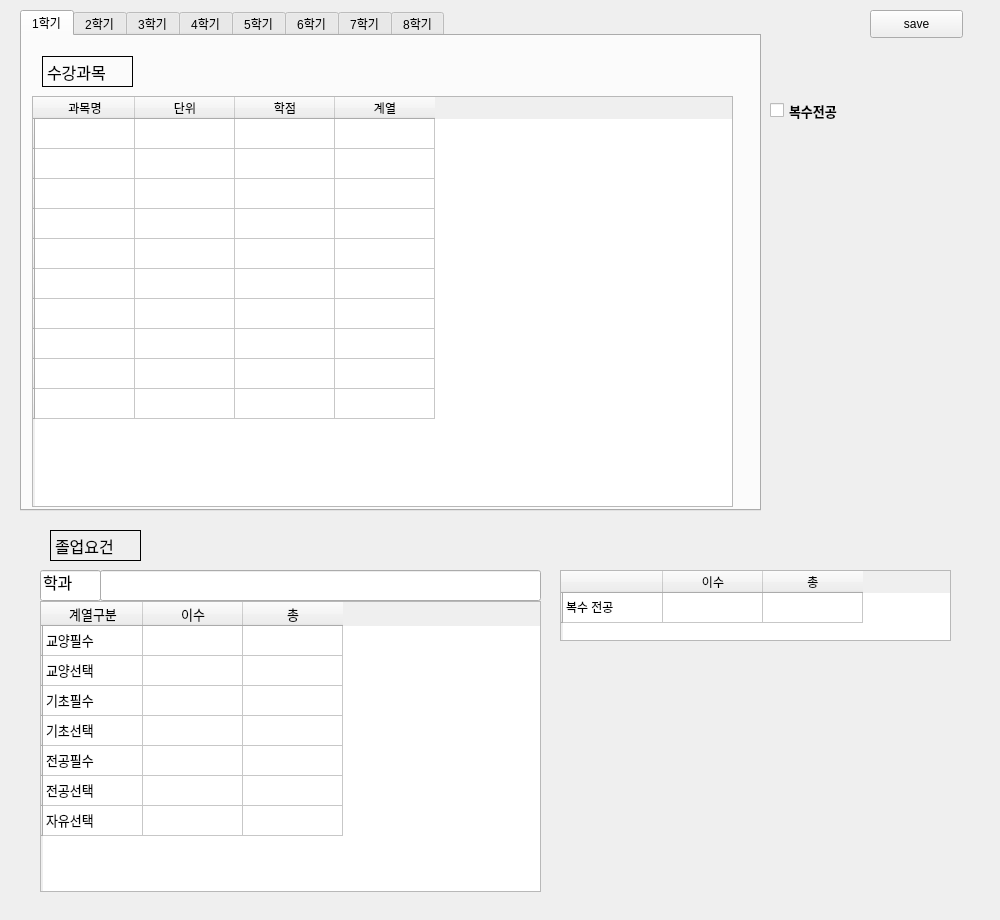
<?xml version="1.0" encoding="UTF-8"?>
<ui version="4.0">
 <class>Form</class>
 <widget class="QWidget" name="Form">
  <property name="geometry">
   <rect>
    <x>0</x>
    <y>0</y>
    <width>1000</width>
    <height>920</height>
   </rect>
  </property>
  <property name="windowTitle">
   <string>Form</string>
  </property>
  <widget class="QPushButton" name="pushButton">
   <property name="geometry">
    <rect>
     <x>870</x>
     <y>10</y>
     <width>93</width>
     <height>28</height>
    </rect>
   </property>
   <property name="text">
    <string>save</string>
   </property>
  </widget>
  <widget class="QCheckBox" name="checkBox">
   <property name="geometry">
    <rect>
     <x>770</x>
     <y>60</y>
     <width>171</width>
     <height>101</height>
    </rect>
   </property>
   <property name="font">
    <font>
     <pointsize>10</pointsize>
     <weight>75</weight>
     <bold>true</bold>
    </font>
   </property>
   <property name="text">
    <string>복수전공</string>
   </property>
   <property name="tristate">
    <bool>false</bool>
   </property>
  </widget>
  <widget class="QTabWidget" name="tabWidget">
   <property name="geometry">
    <rect>
     <x>20</x>
     <y>10</y>
     <width>741</width>
     <height>501</height>
    </rect>
   </property>
   <property name="currentIndex">
    <number>0</number>
   </property>
   <widget class="QWidget" name="tab">
    <attribute name="title">
     <string>1학기</string>
    </attribute>
    <widget class="QTableWidget" name="tableWidget">
     <property name="geometry">
      <rect>
       <x>10</x>
       <y>60</y>
       <width>701</width>
       <height>411</height>
      </rect>
     </property>
     <property name="verticalScrollBarPolicy">
      <enum>Qt::ScrollBarAlwaysOff</enum>
     </property>
     <property name="horizontalScrollBarPolicy">
      <enum>Qt::ScrollBarAlwaysOff</enum>
     </property>
     <property name="alternatingRowColors">
      <bool>false</bool>
     </property>
     <row>
      <property name="text">
       <string/>
      </property>
     </row>
     <row>
      <property name="text">
       <string/>
      </property>
     </row>
     <row>
      <property name="text">
       <string/>
      </property>
     </row>
     <row>
      <property name="text">
       <string/>
      </property>
     </row>
     <row>
      <property name="text">
       <string/>
      </property>
     </row>
     <row>
      <property name="text">
       <string/>
      </property>
     </row>
     <row>
      <property name="text">
       <string/>
      </property>
     </row>
     <row>
      <property name="text">
       <string/>
      </property>
     </row>
     <row>
      <property name="text">
       <string/>
      </property>
     </row>
     <row>
      <property name="text">
       <string/>
      </property>
     </row>
     <column>
      <property name="text">
       <string>과목명</string>
      </property>
     </column>
     <column>
      <property name="text">
       <string>단위</string>
      </property>
     </column>
     <column>
      <property name="text">
       <string>학점</string>
      </property>
     </column>
     <column>
      <property name="text">
       <string>계열</string>
      </property>
     </column>
    </widget>
    <widget class="QLabel" name="label">
     <property name="geometry">
      <rect>
       <x>20</x>
       <y>20</y>
       <width>91</width>
       <height>31</height>
      </rect>
     </property>
     <property name="font">
      <font>
       <pointsize>12</pointsize>
      </font>
     </property>
     <property name="frameShape">
      <enum>QFrame::Box</enum>
     </property>
     <property name="text">
      <string>수강과목</string>
     </property>
    </widget>
   </widget>
   <widget class="QWidget" name="tab_2">
    <attribute name="title">
     <string>2학기</string>
    </attribute>
    <widget class="QTableWidget" name="tableWidget_2">
     <property name="geometry">
      <rect>
       <x>10</x>
       <y>60</y>
       <width>701</width>
       <height>411</height>
      </rect>
     </property>
     <row>
      <property name="text">
       <string/>
      </property>
     </row>
     <row>
      <property name="text">
       <string/>
      </property>
     </row>
     <row>
      <property name="text">
       <string/>
      </property>
     </row>
     <row>
      <property name="text">
       <string/>
      </property>
     </row>
     <row>
      <property name="text">
       <string/>
      </property>
     </row>
     <row>
      <property name="text">
       <string/>
      </property>
     </row>
     <row>
      <property name="text">
       <string/>
      </property>
     </row>
     <row>
      <property name="text">
       <string/>
      </property>
     </row>
     <row>
      <property name="text">
       <string/>
      </property>
     </row>
     <row>
      <property name="text">
       <string/>
      </property>
     </row>
     <column>
      <property name="text">
       <string>과목명</string>
      </property>
     </column>
     <column>
      <property name="text">
       <string>단위</string>
      </property>
     </column>
     <column>
      <property name="text">
       <string>학점</string>
      </property>
     </column>
     <column>
      <property name="text">
       <string>계열</string>
      </property>
     </column>
    </widget>
    <widget class="QLabel" name="label_3">
     <property name="geometry">
      <rect>
       <x>20</x>
       <y>20</y>
       <width>91</width>
       <height>31</height>
      </rect>
     </property>
     <property name="font">
      <font>
       <pointsize>12</pointsize>
      </font>
     </property>
     <property name="frameShape">
      <enum>QFrame::Box</enum>
     </property>
     <property name="text">
      <string>수강과목</string>
     </property>
    </widget>
   </widget>
   <widget class="QWidget" name="tab_3">
    <attribute name="title">
     <string>3학기</string>
    </attribute>
    <widget class="QTableWidget" name="tableWidget_3">
     <property name="geometry">
      <rect>
       <x>10</x>
       <y>60</y>
       <width>701</width>
       <height>411</height>
      </rect>
     </property>
     <row>
      <property name="text">
       <string/>
      </property>
     </row>
     <row>
      <property name="text">
       <string/>
      </property>
     </row>
     <row>
      <property name="text">
       <string/>
      </property>
     </row>
     <row>
      <property name="text">
       <string/>
      </property>
     </row>
     <row>
      <property name="text">
       <string/>
      </property>
     </row>
     <row>
      <property name="text">
       <string/>
      </property>
     </row>
     <row>
      <property name="text">
       <string/>
      </property>
     </row>
     <row>
      <property name="text">
       <string/>
      </property>
     </row>
     <row>
      <property name="text">
       <string/>
      </property>
     </row>
     <row>
      <property name="text">
       <string/>
      </property>
     </row>
     <column>
      <property name="text">
       <string>과목명</string>
      </property>
     </column>
     <column>
      <property name="text">
       <string>단위</string>
      </property>
     </column>
     <column>
      <property name="text">
       <string>학점</string>
      </property>
     </column>
     <column>
      <property name="text">
       <string>계열</string>
      </property>
     </column>
    </widget>
    <widget class="QLabel" name="label_4">
     <property name="geometry">
      <rect>
       <x>20</x>
       <y>20</y>
       <width>91</width>
       <height>31</height>
      </rect>
     </property>
     <property name="font">
      <font>
       <pointsize>12</pointsize>
      </font>
     </property>
     <property name="frameShape">
      <enum>QFrame::Box</enum>
     </property>
     <property name="text">
      <string>수강과목</string>
     </property>
    </widget>
   </widget>
   <widget class="QWidget" name="tab_4">
    <attribute name="title">
     <string>4학기</string>
    </attribute>
    <widget class="QTableWidget" name="tableWidget_4">
     <property name="geometry">
      <rect>
       <x>10</x>
       <y>60</y>
       <width>701</width>
       <height>411</height>
      </rect>
     </property>
     <row>
      <property name="text">
       <string/>
      </property>
     </row>
     <row>
      <property name="text">
       <string/>
      </property>
     </row>
     <row>
      <property name="text">
       <string/>
      </property>
     </row>
     <row>
      <property name="text">
       <string/>
      </property>
     </row>
     <row>
      <property name="text">
       <string/>
      </property>
     </row>
     <row>
      <property name="text">
       <string/>
      </property>
     </row>
     <row>
      <property name="text">
       <string/>
      </property>
     </row>
     <row>
      <property name="text">
       <string/>
      </property>
     </row>
     <row>
      <property name="text">
       <string/>
      </property>
     </row>
     <row>
      <property name="text">
       <string/>
      </property>
     </row>
     <column>
      <property name="text">
       <string>과목명</string>
      </property>
     </column>
     <column>
      <property name="text">
       <string>단위</string>
      </property>
     </column>
     <column>
      <property name="text">
       <string>학점</string>
      </property>
     </column>
     <column>
      <property name="text">
       <string>계열</string>
      </property>
     </column>
    </widget>
    <widget class="QLabel" name="label_5">
     <property name="geometry">
      <rect>
       <x>20</x>
       <y>20</y>
       <width>91</width>
       <height>31</height>
      </rect>
     </property>
     <property name="font">
      <font>
       <pointsize>12</pointsize>
      </font>
     </property>
     <property name="frameShape">
      <enum>QFrame::Box</enum>
     </property>
     <property name="text">
      <string>수강과목</string>
     </property>
    </widget>
   </widget>
   <widget class="QWidget" name="tab_5">
    <attribute name="title">
     <string>5학기</string>
    </attribute>
    <widget class="QTableWidget" name="tableWidget_5">
     <property name="geometry">
      <rect>
       <x>10</x>
       <y>60</y>
       <width>701</width>
       <height>411</height>
      </rect>
     </property>
     <row>
      <property name="text">
       <string/>
      </property>
     </row>
     <row>
      <property name="text">
       <string/>
      </property>
     </row>
     <row>
      <property name="text">
       <string/>
      </property>
     </row>
     <row>
      <property name="text">
       <string/>
      </property>
     </row>
     <row>
      <property name="text">
       <string/>
      </property>
     </row>
     <row>
      <property name="text">
       <string/>
      </property>
     </row>
     <row>
      <property name="text">
       <string/>
      </property>
     </row>
     <row>
      <property name="text">
       <string/>
      </property>
     </row>
     <row>
      <property name="text">
       <string/>
      </property>
     </row>
     <row>
      <property name="text">
       <string/>
      </property>
     </row>
     <column>
      <property name="text">
       <string>과목명</string>
      </property>
     </column>
     <column>
      <property name="text">
       <string>단위</string>
      </property>
     </column>
     <column>
      <property name="text">
       <string>학점</string>
      </property>
     </column>
     <column>
      <property name="text">
       <string>계열</string>
      </property>
     </column>
    </widget>
    <widget class="QLabel" name="label_6">
     <property name="geometry">
      <rect>
       <x>20</x>
       <y>20</y>
       <width>91</width>
       <height>31</height>
      </rect>
     </property>
     <property name="font">
      <font>
       <pointsize>12</pointsize>
      </font>
     </property>
     <property name="frameShape">
      <enum>QFrame::Box</enum>
     </property>
     <property name="text">
      <string>수강과목</string>
     </property>
    </widget>
   </widget>
   <widget class="QWidget" name="tab_6">
    <attribute name="title">
     <string>6학기</string>
    </attribute>
    <widget class="QTableWidget" name="tableWidget_6">
     <property name="geometry">
      <rect>
       <x>10</x>
       <y>60</y>
       <width>701</width>
       <height>411</height>
      </rect>
     </property>
     <row>
      <property name="text">
       <string/>
      </property>
     </row>
     <row>
      <property name="text">
       <string/>
      </property>
     </row>
     <row>
      <property name="text">
       <string/>
      </property>
     </row>
     <row>
      <property name="text">
       <string/>
      </property>
     </row>
     <row>
      <property name="text">
       <string/>
      </property>
     </row>
     <row>
      <property name="text">
       <string/>
      </property>
     </row>
     <row>
      <property name="text">
       <string/>
      </property>
     </row>
     <row>
      <property name="text">
       <string/>
      </property>
     </row>
     <row>
      <property name="text">
       <string/>
      </property>
     </row>
     <row>
      <property name="text">
       <string/>
      </property>
     </row>
     <column>
      <property name="text">
       <string>과목명</string>
      </property>
     </column>
     <column>
      <property name="text">
       <string>단위</string>
      </property>
     </column>
     <column>
      <property name="text">
       <string>학점</string>
      </property>
     </column>
     <column>
      <property name="text">
       <string>계열</string>
      </property>
     </column>
    </widget>
    <widget class="QLabel" name="label_7">
     <property name="geometry">
      <rect>
       <x>20</x>
       <y>20</y>
       <width>91</width>
       <height>31</height>
      </rect>
     </property>
     <property name="font">
      <font>
       <pointsize>12</pointsize>
      </font>
     </property>
     <property name="frameShape">
      <enum>QFrame::Box</enum>
     </property>
     <property name="text">
      <string>수강과목</string>
     </property>
    </widget>
   </widget>
   <widget class="QWidget" name="tab_7">
    <attribute name="title">
     <string>7학기</string>
    </attribute>
    <widget class="QTableWidget" name="tableWidget_7">
     <property name="geometry">
      <rect>
       <x>10</x>
       <y>60</y>
       <width>701</width>
       <height>411</height>
      </rect>
     </property>
     <row>
      <property name="text">
       <string/>
      </property>
     </row>
     <row>
      <property name="text">
       <string/>
      </property>
     </row>
     <row>
      <property name="text">
       <string/>
      </property>
     </row>
     <row>
      <property name="text">
       <string/>
      </property>
     </row>
     <row>
      <property name="text">
       <string/>
      </property>
     </row>
     <row>
      <property name="text">
       <string/>
      </property>
     </row>
     <row>
      <property name="text">
       <string/>
      </property>
     </row>
     <row>
      <property name="text">
       <string/>
      </property>
     </row>
     <row>
      <property name="text">
       <string/>
      </property>
     </row>
     <row>
      <property name="text">
       <string/>
      </property>
     </row>
     <column>
      <property name="text">
       <string>과목명</string>
      </property>
     </column>
     <column>
      <property name="text">
       <string>단위</string>
      </property>
     </column>
     <column>
      <property name="text">
       <string>학점</string>
      </property>
     </column>
     <column>
      <property name="text">
       <string>계열</string>
      </property>
     </column>
    </widget>
    <widget class="QLabel" name="label_8">
     <property name="geometry">
      <rect>
       <x>20</x>
       <y>20</y>
       <width>91</width>
       <height>31</height>
      </rect>
     </property>
     <property name="font">
      <font>
       <pointsize>12</pointsize>
      </font>
     </property>
     <property name="frameShape">
      <enum>QFrame::Box</enum>
     </property>
     <property name="text">
      <string>수강과목</string>
     </property>
    </widget>
   </widget>
   <widget class="QWidget" name="tab_8">
    <attribute name="title">
     <string>8학기</string>
    </attribute>
    <widget class="QTableWidget" name="tableWidget_8">
     <property name="geometry">
      <rect>
       <x>10</x>
       <y>60</y>
       <width>701</width>
       <height>411</height>
      </rect>
     </property>
     <row>
      <property name="text">
       <string/>
      </property>
     </row>
     <row>
      <property name="text">
       <string/>
      </property>
     </row>
     <row>
      <property name="text">
       <string/>
      </property>
     </row>
     <row>
      <property name="text">
       <string/>
      </property>
     </row>
     <row>
      <property name="text">
       <string/>
      </property>
     </row>
     <row>
      <property name="text">
       <string/>
      </property>
     </row>
     <row>
      <property name="text">
       <string/>
      </property>
     </row>
     <row>
      <property name="text">
       <string/>
      </property>
     </row>
     <row>
      <property name="text">
       <string/>
      </property>
     </row>
     <row>
      <property name="text">
       <string/>
      </property>
     </row>
     <column>
      <property name="text">
       <string>과목명</string>
      </property>
     </column>
     <column>
      <property name="text">
       <string>단위</string>
      </property>
     </column>
     <column>
      <property name="text">
       <string>학점</string>
      </property>
     </column>
     <column>
      <property name="text">
       <string>계열</string>
      </property>
     </column>
    </widget>
    <widget class="QLabel" name="label_9">
     <property name="geometry">
      <rect>
       <x>20</x>
       <y>20</y>
       <width>91</width>
       <height>31</height>
      </rect>
     </property>
     <property name="font">
      <font>
       <pointsize>12</pointsize>
      </font>
     </property>
     <property name="frameShape">
      <enum>QFrame::Box</enum>
     </property>
     <property name="text">
      <string>수강과목</string>
     </property>
    </widget>
   </widget>
  </widget>
  <widget class="QLabel" name="label_2">
   <property name="geometry">
    <rect>
     <x>50</x>
     <y>530</y>
     <width>91</width>
     <height>31</height>
    </rect>
   </property>
   <property name="font">
    <font>
     <pointsize>12</pointsize>
    </font>
   </property>
   <property name="frameShape">
    <enum>QFrame::Box</enum>
   </property>
   <property name="text">
    <string>졸업요건</string>
   </property>
  </widget>
  <widget class="QTableWidget" name="tableWidget_9">
   <property name="geometry">
    <rect>
     <x>40</x>
     <y>601</y>
     <width>501</width>
     <height>291</height>
    </rect>
   </property>
   <property name="font">
    <font>
     <pointsize>10</pointsize>
    </font>
   </property>
   <property name="verticalScrollBarPolicy">
    <enum>Qt::ScrollBarAlwaysOff</enum>
   </property>
   <property name="horizontalScrollBarPolicy">
    <enum>Qt::ScrollBarAlwaysOff</enum>
   </property>
   <row>
    <property name="text">
     <string/>
    </property>
   </row>
   <row>
    <property name="text">
     <string/>
    </property>
   </row>
   <row>
    <property name="text">
     <string/>
    </property>
   </row>
   <row>
    <property name="text">
     <string/>
    </property>
   </row>
   <row>
    <property name="text">
     <string/>
    </property>
   </row>
   <row>
    <property name="text">
     <string/>
    </property>
   </row>
   <row>
    <property name="text">
     <string/>
    </property>
   </row>
   <column>
    <property name="text">
     <string>계열구분</string>
    </property>
   </column>
   <column>
    <property name="text">
     <string>이수</string>
    </property>
   </column>
   <column>
    <property name="text">
     <string>총</string>
    </property>
   </column>
   <item row="0" column="0">
    <property name="text">
     <string>교양필수</string>
    </property>
   </item>
   <item row="1" column="0">
    <property name="text">
     <string>교양선택</string>
    </property>
   </item>
   <item row="2" column="0">
    <property name="text">
     <string>기초필수</string>
    </property>
   </item>
   <item row="3" column="0">
    <property name="text">
     <string>기초선택</string>
    </property>
   </item>
   <item row="4" column="0">
    <property name="text">
     <string>전공필수</string>
    </property>
   </item>
   <item row="5" column="0">
    <property name="text">
     <string>전공선택</string>
    </property>
   </item>
   <item row="6" column="0">
    <property name="text">
     <string>자유선택</string>
    </property>
   </item>
  </widget>
  <widget class="QLineEdit" name="lineEdit_2">
   <property name="geometry">
    <rect>
     <x>40</x>
     <y>570</y>
     <width>61</width>
     <height>31</height>
    </rect>
   </property>
   <property name="font">
    <font>
     <pointsize>12</pointsize>
    </font>
   </property>
   <property name="text">
    <string>학과</string>
   </property>
   <property name="readOnly">
    <bool>true</bool>
   </property>
  </widget>
  <widget class="QLineEdit" name="lineEdit">
   <property name="geometry">
    <rect>
     <x>100</x>
     <y>570</y>
     <width>441</width>
     <height>31</height>
    </rect>
   </property>
  </widget>
  <widget class="QTableWidget" name="tableWidget_10">
   <property name="geometry">
    <rect>
     <x>560</x>
     <y>570</y>
     <width>391</width>
     <height>71</height>
    </rect>
   </property>
   <property name="frameShadow">
    <enum>QFrame::Sunken</enum>
   </property>
   <property name="lineWidth">
    <number>1</number>
   </property>
   <property name="verticalScrollBarPolicy">
    <enum>Qt::ScrollBarAlwaysOff</enum>
   </property>
   <property name="horizontalScrollBarPolicy">
    <enum>Qt::ScrollBarAlwaysOff</enum>
   </property>
   <property name="alternatingRowColors">
    <bool>false</bool>
   </property>
   <row>
    <property name="text">
     <string/>
    </property>
   </row>
   <column>
    <property name="text">
     <string/>
    </property>
   </column>
   <column>
    <property name="text">
     <string>이수</string>
    </property>
   </column>
   <column>
    <property name="text">
     <string>총</string>
    </property>
   </column>
   <item row="0" column="0">
    <property name="text">
     <string>복수 전공</string>
    </property>
   </item>
  </widget>
 </widget>
 <resources/>
 <connections/>
</ui>
